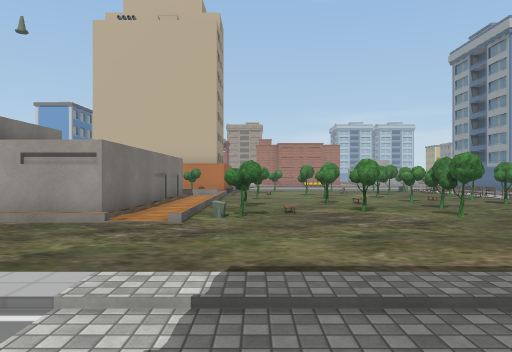
[1] (above)

24 first-person views from a walk through a scene from a Unity 3-D project. The camera is 1.4 m above the floor, looks level and sees 70° across. The floor is counted in squares, 2 m on a side. Each view is taken from the middle of a square. On the plan, view 1 faces up. The plan holds only what a view shows up to about 11 squares ahead; the rest is blank. The place goes on beyond the plan. The player character is not drawn. Some surface patterns are stand-ins.

[2]
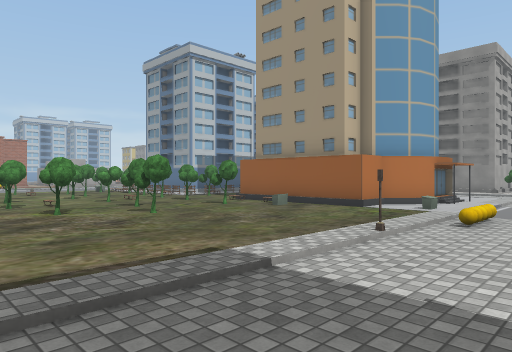

[3]
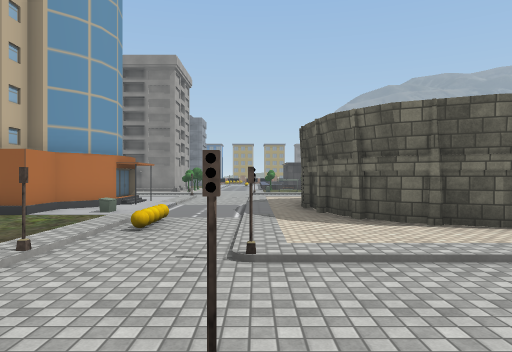

[4]
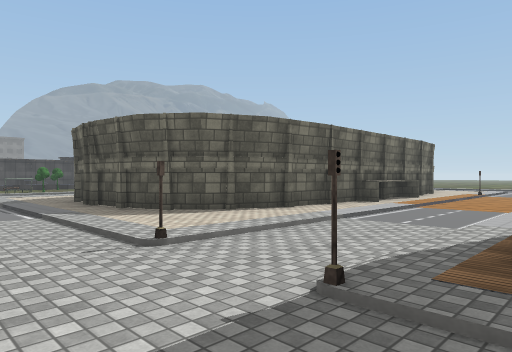

[5]
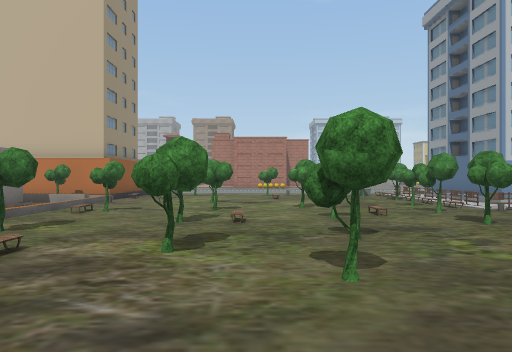

[6]
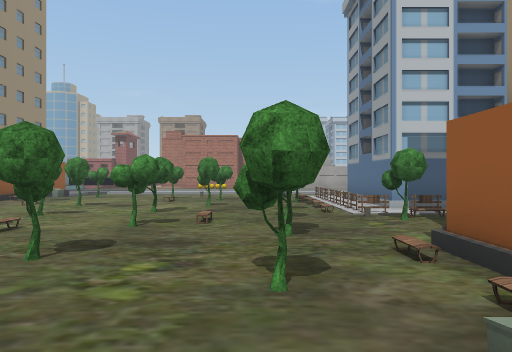

[7]
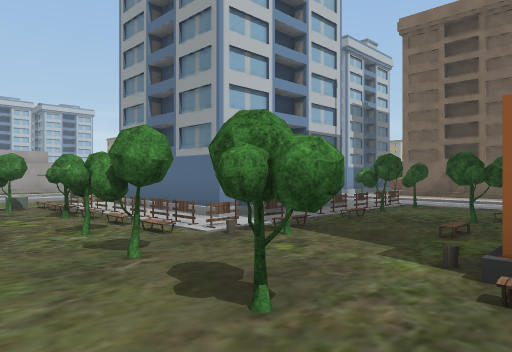

[8]
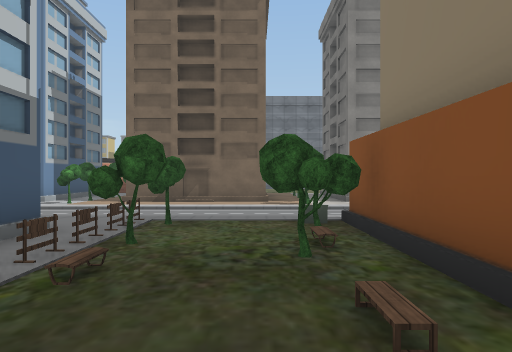

[9]
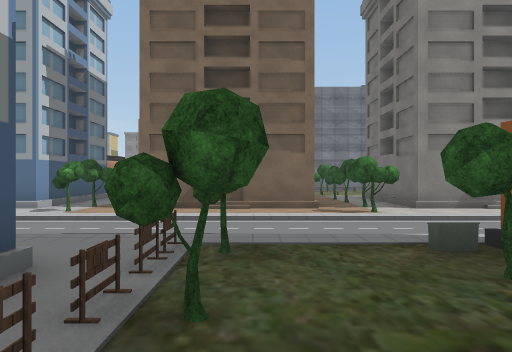

[10]
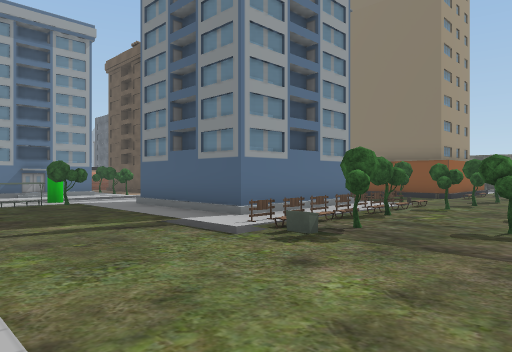

[11]
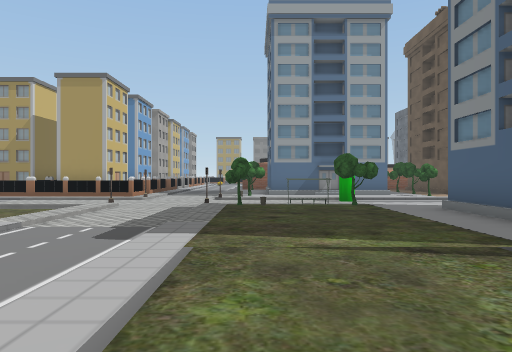

[12]
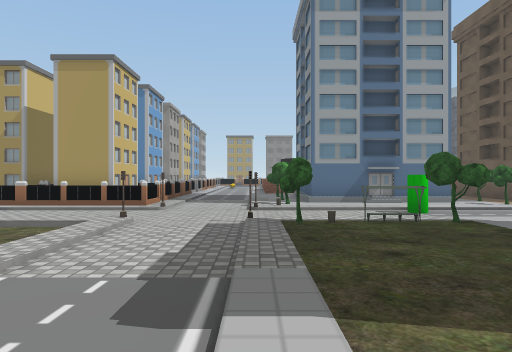

[13]
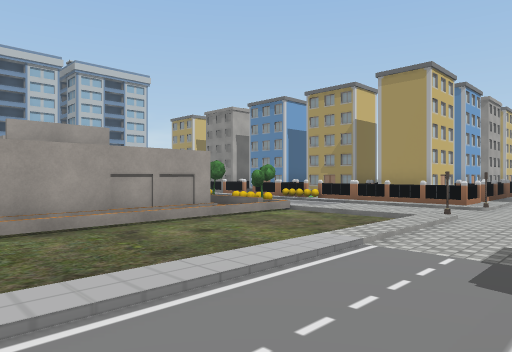

[14]
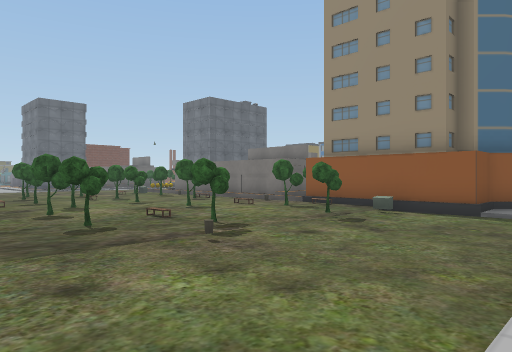

[15]
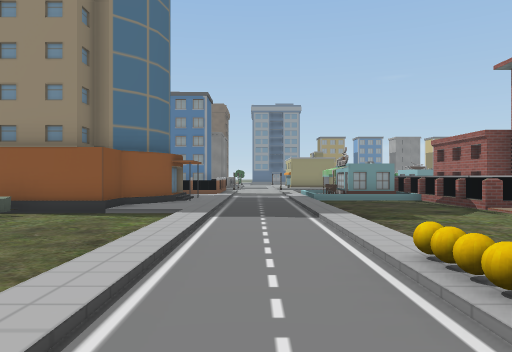

[16]
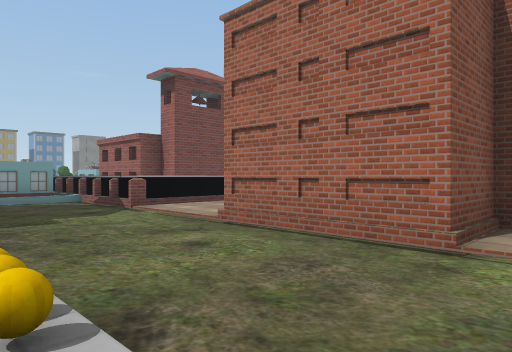

[17]
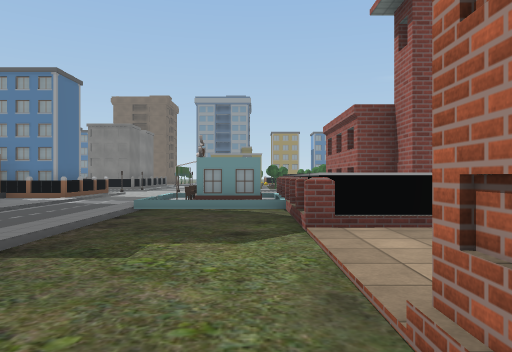

[18]
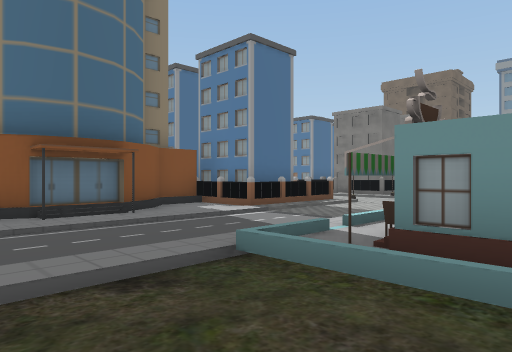

[19]
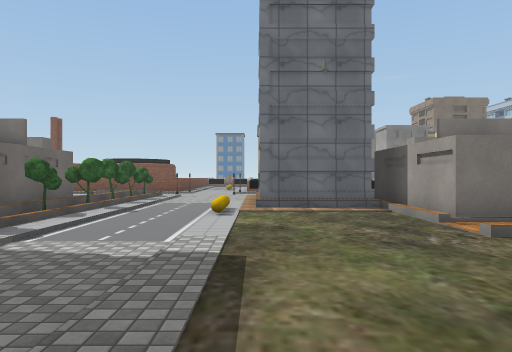

[20]
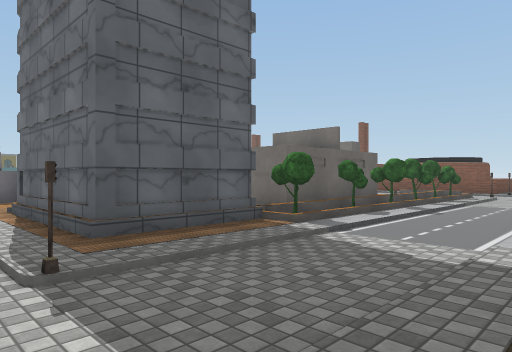

[21]
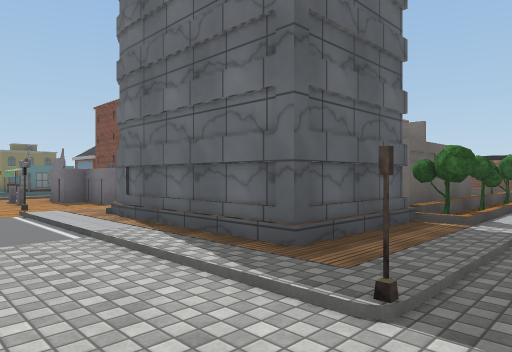

[22]
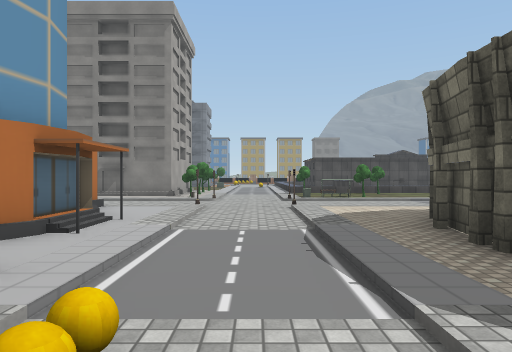

[23]
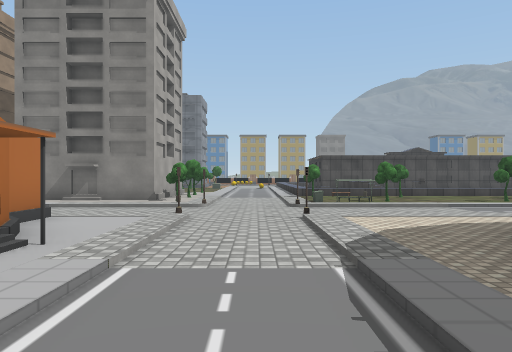

[24]
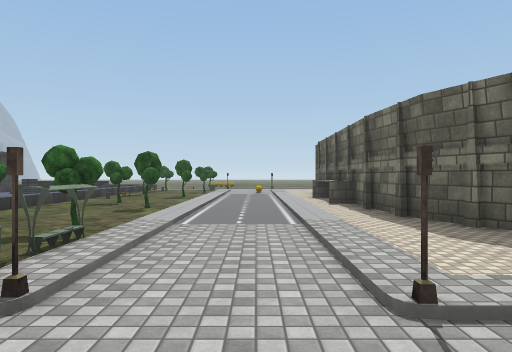

### Floor plan
Key: @ floor where view 1 was taken; # wall or solid block; . main floor; - floor 0.25 m lower than the main floor; / step, stairs or slope; = window, fence, low wall or low ledge; T tree; B building; F fence; O other object.
Columns run from 8 left of view 1 to 19 right of it. Each row starts with its distance up from view 1.
 28    ###/=.    #  #####/O   B
 27  ===##==..####  /....T. /BBB
 26   OO/---------- ------.-/BB
 25   OO/---------- ------.-/BBB
 24    ./---------  ------.-/BBB
 23 //          O /    ///=-#///
 22 --            -    ---------
 21 //          //////////T-#///
 20 B   B  /---------/....T-/T.O
 19 BBB####/---------/....O-/.##
 18 BB     /---------/....T-O.B
 17 B      O.T...../F         #
 16 B      /...T...TF####     ##
 15 B   ###/T....T.TF#       TTT
 14       T/..T....TF#
 13      ../..T..T..F##B#     ##
 12      #./....T..TFFOFFF.   B
 11      #./T.T....TT...TT.   #
 10      #./..T.T......T...   #
  9      #./T.T...T....TT..  TTT
  8      #./....T...####      T
  7      #./..T...T.#         ##
  6   ####./T...T../#         B
  5    #............B    B -/.#
  4    #.............B###..-/.##
  3    #............/ BB...-//TT
  2 //  O  /////#//O/  ///#-#///
  1 --     ----------  ---------
  0 //  .../@/#-#////..///#-#///
 -1 TT/TTTT###.--..........-/O.O
 -2   ####   #.--..######..-/T.
 -3      #   #.--.##    #..-/..T
 -4          #.--.#     #..  ...
 -5          #.--.#     #..  T..
 -6          ..--.#     #..  ...
 -7         //=--.#     #=.  .T.
 -8         #----.#      #.  ../
 -9         ##---.#      =.  T./
-10          #---.
-11          ----

Positions as (right, up) in squares from view 1, and headings:
1: (0, 0), facing up
2: (0, 0), facing up-right
3: (1, 0), facing right
4: (1, 2), facing down-right
5: (3, 4), facing up
6: (6, 5), facing up
7: (5, 8), facing up-right
8: (8, 10), facing right
9: (10, 11), facing right
10: (4, 21), facing down-right
11: (6, 20), facing right
12: (8, 21), facing right
13: (7, 21), facing up-right
14: (7, 21), facing down-left
15: (6, 22), facing left
16: (6, 23), facing up-left
17: (3, 26), facing left
18: (-2, 26), facing down-left
19: (3, 3), facing left
20: (3, 3), facing down-left
21: (4, 1), facing down-left
22: (6, 1), facing right
23: (8, 1), facing right
24: (15, 2), facing down
